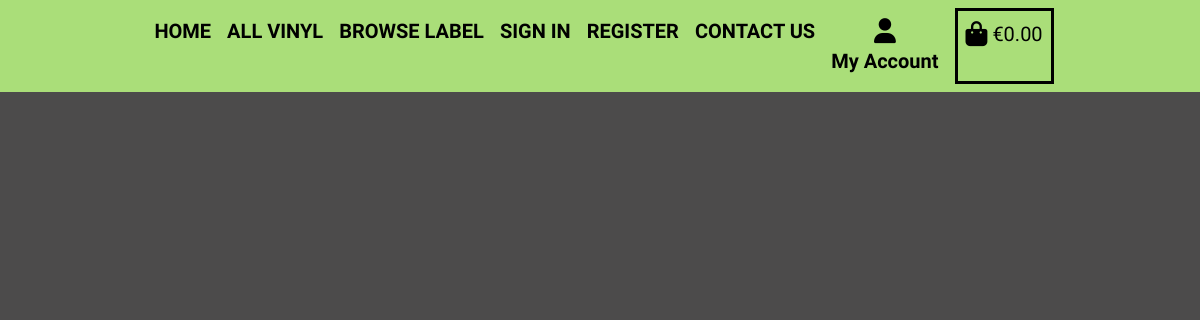
Page /reviews/posted_review/ on the earlier database version.
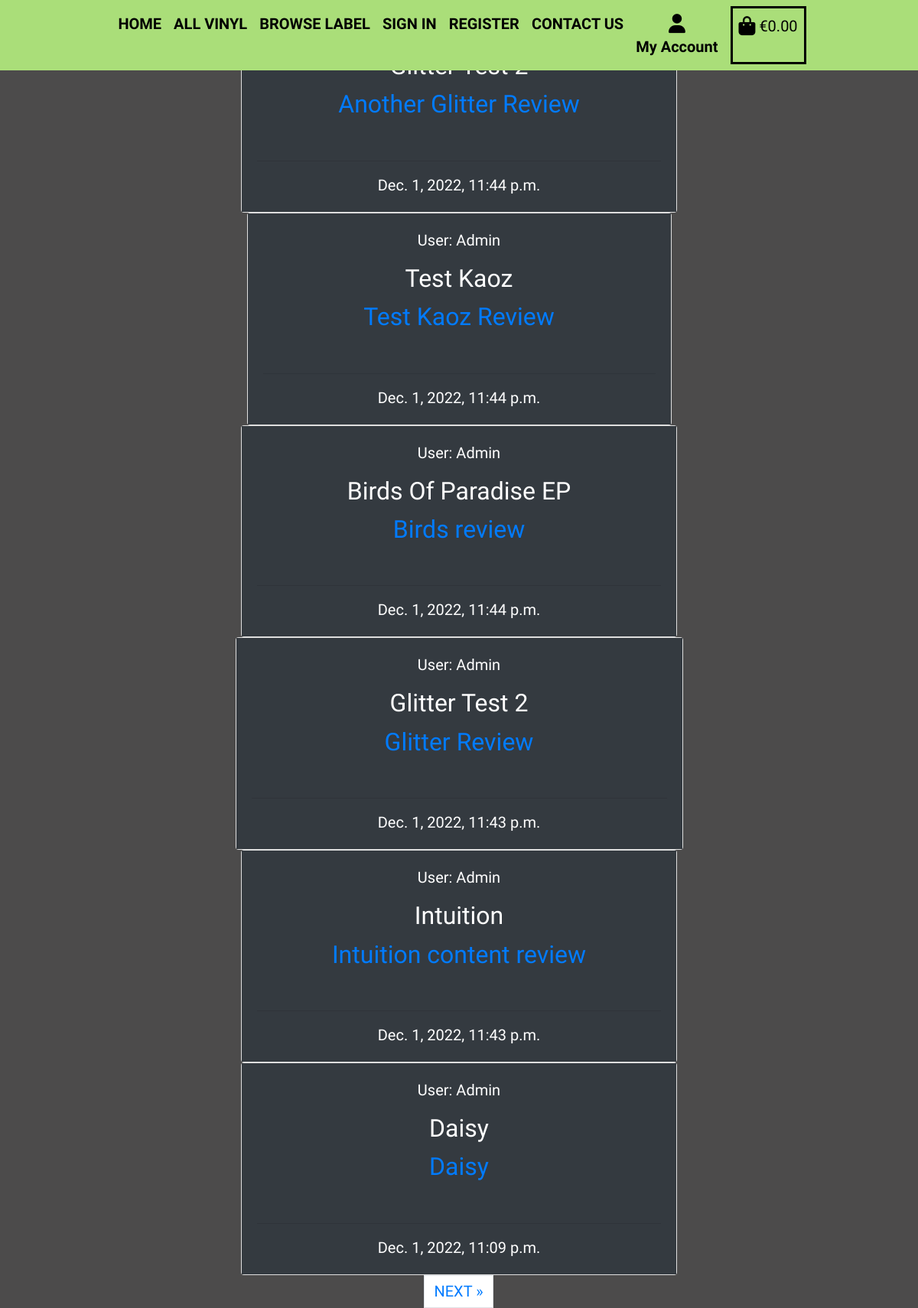
Same page on the later database version.
### reviews/models.py (models this page shows, shortened)
class Review(models.Model):
    title = models.ForeignKey(
        Record, on_delete=models.CASCADE, max_length=100, blank=False
    )
    user = models.ForeignKey(
        User, on_delete=models.CASCADE, blank=False
    )
    subject = models.CharField(
        max_length=100, null=False, blank=False, default='Enter Subject'
    )
    content = models.TextField()
    status = models.IntegerField(choices=STATUS, default=0)
    created_on = models.DateTimeField(auto_now_add=True)
    updated_on = models.DateTimeField(auto_now=True)
    class Meta:
        ordering = ["-created_on"]

### products/models.py (models this page shows)
class Record(models.Model):
    title = models.CharField(max_length=254)
    artist = models.CharField(max_length=254)
    label = models.ForeignKey(Label, on_delete=models.CASCADE)
    price = models.DecimalField(max_digits=4, decimal_places=2)
    description = models.TextField(null=True, blank=True)
    stock_quantity = models.IntegerField(default=1)
    track_list = models.TextField(default="Track")
    image_url = models.URLField(max_length=1024, null=True, blank=True)
    image = models.ImageField(null=True, blank=True)
    def __str__(self):
        return self.title

### reviews/views.py (the view)
class ReviewList(ListView):
    model = Review
    queryset = Review.objects.filter(status=1).order_by("-created_on")
    template_name = "reviews/posted_review.html"
    paginate_by = 6

### basket/contexts.py (called while the page is built, shortened)
def basket_contents(request):
    basket_items = []
    total = 0
    record_count = 0
    basket = request.session.get('basket', {})
    delivery = total * Decimal(settings.DELIVERY_PERCENTAGE / 100)
    grand_total = total + delivery
    context = {
        'basket_items': basket_items,
        'total': total,
        'record_count': record_count,
        'delivery': delivery,
        'grand_total': grand_total,
    }
    return context

### reviews/templates/reviews/posted_review.html (shortened to what this page needs)
{% extends "base.html" %}
{% load static %}
{% block content %}
<div class="col-12 mt-0 left">
    <div class="row">
        {% for review in review_list %}
        <div class="col-md-6 offset-md-3">
            <div class="card text-center">
                <div class="card-body bg-dark text-white">
                    <p>User: {{ review.user }}</p>
                    <h2 class="card-title">{{ review.title }}</h2>
                    <a href="{% url 'review_detail' review.pk review.title %}" class="review-link">
                    <h2 class="card-title-black">{{ review.subject }}</h2>
                    </a>
                    <br>
                    <hr>
                    <div class="card-text">{{ review.created_on}}
                    </div>
                </div>
            </div>
        </div>
    </div>
        {% if forloop.counter|divisibleby:3 %}
    <div class="row">
        {% endif %}
        {% endfor %}
    </div>
</div>
{% if is_paginated %}
<nav aria-label="Page navigation">
    <ul class="pagination justify-content-center">
        {% if page_obj.has_next %}
        <li><a href="?page={{ page_obj.next_page_number }}" class="page-link"> NEXT &raquo;</a></li>
        {% endif %}
    </ul>
</nav>
{% endif %}
{% endblock %}

Differences in the rows shown:
added Review: subject "Another Glitter Review", created_on "Dec. 1, 2022, 11:44 p.m."
added Review: user "Admin", title "Test Kaoz", subject "Test Kaoz Review", created_on "Dec. 1, 2022, 11:44 p.m."
added Review: user "Admin", title "Birds Of Paradise EP", subject "Birds review", created_on "Dec. 1, 2022, 11:44 p.m."
added Review: user "Admin", title "Glitter Test 2", subject "Glitter Review", created_on "Dec. 1, 2022, 11:43 p.m."
added Review: user "Admin", title "Intuition", subject "Intuition content review", created_on "Dec. 1, 2022, 11:43 p.m."
added Review: user "Admin", title "Daisy", subject "Daisy", created_on "Dec. 1, 2022, 11:09 p.m."
Other differences:
text now shown: "NEXT »"
